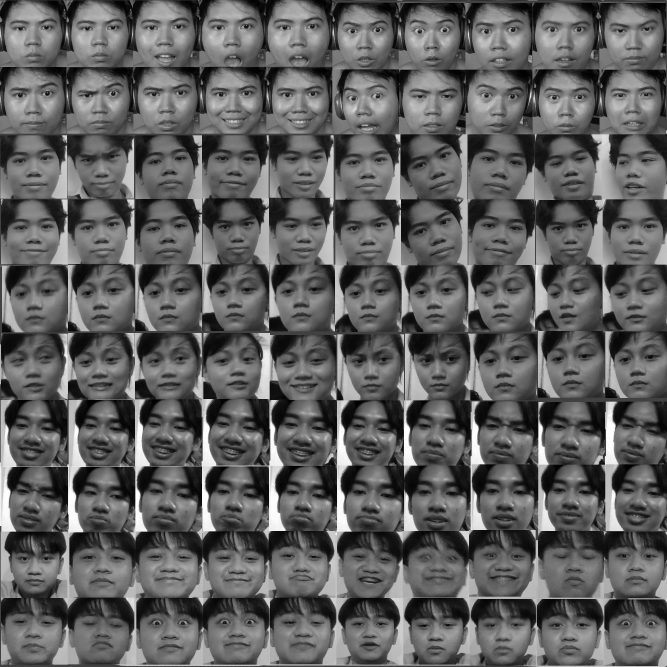
#> input picture Data_set.png, 2001 x 2000 px (shown at 1/3 size)
$ python -i filters.py   (imports and definitions only)   (older library calls are emulated)
#> lines starting #> are read from the running program, lines starting #| are printed output that depends on the picture
#> further down, picture is the input picture: shape (2000, 2001, 3); min 0, max 255, mean 96.5
import cv2
import numpy
import utils


# [86 lines left out: functions recolorRC, recolorRGV, recolorCMV, blend, not called in this run]


def strokeEdges(src, dst, blurKsize = 7, edgeKsize = 5):
#> called with dst = 'out.png', blurKsize = 7, edgeKsize = 5
    if blurKsize >= 3:
        blurredSrc = cv2.medianBlur(src, blurKsize)
        graySrc = cv2.cvtColor(blurredSrc, cv2.COLOR_BGR2GRAY)
    else:
        graySrc = cv2.cvtColor(src, cv2.COLOR_BGR2GRAY)
    cv2.Laplacian(graySrc, cv2.CV_8U, graySrc, ksize = edgeKsize)
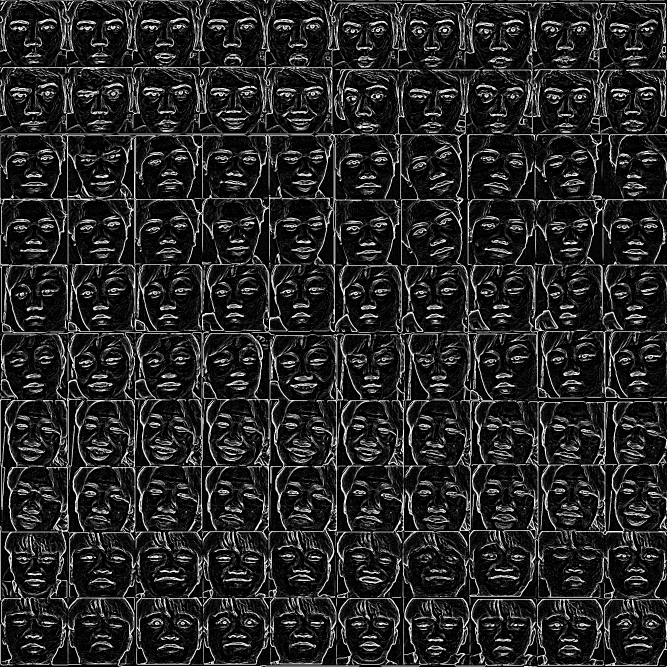
#> graySrc: shape (2000, 2001) (shown at 1/3 size); min 0, max 255, mean 39.1
    normalizedInverseAlpha = (1.0 / 255) * (255 - graySrc)
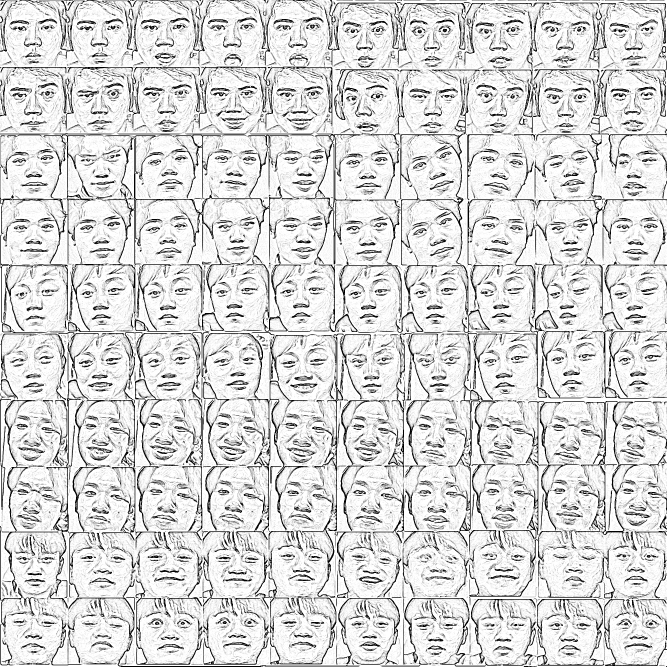
#> normalizedInverseAlpha: shape (2000, 2001) float64 (shown at 1/3 size); min 0, max 1, mean 0.847
    channels = cv2.split(src)
    for channel in channels:
        channel[:] = channel * normalizedInverseAlpha
#> this loop made 3 passes
#> (the run stopped early here; a loop or call above may not have finished)
